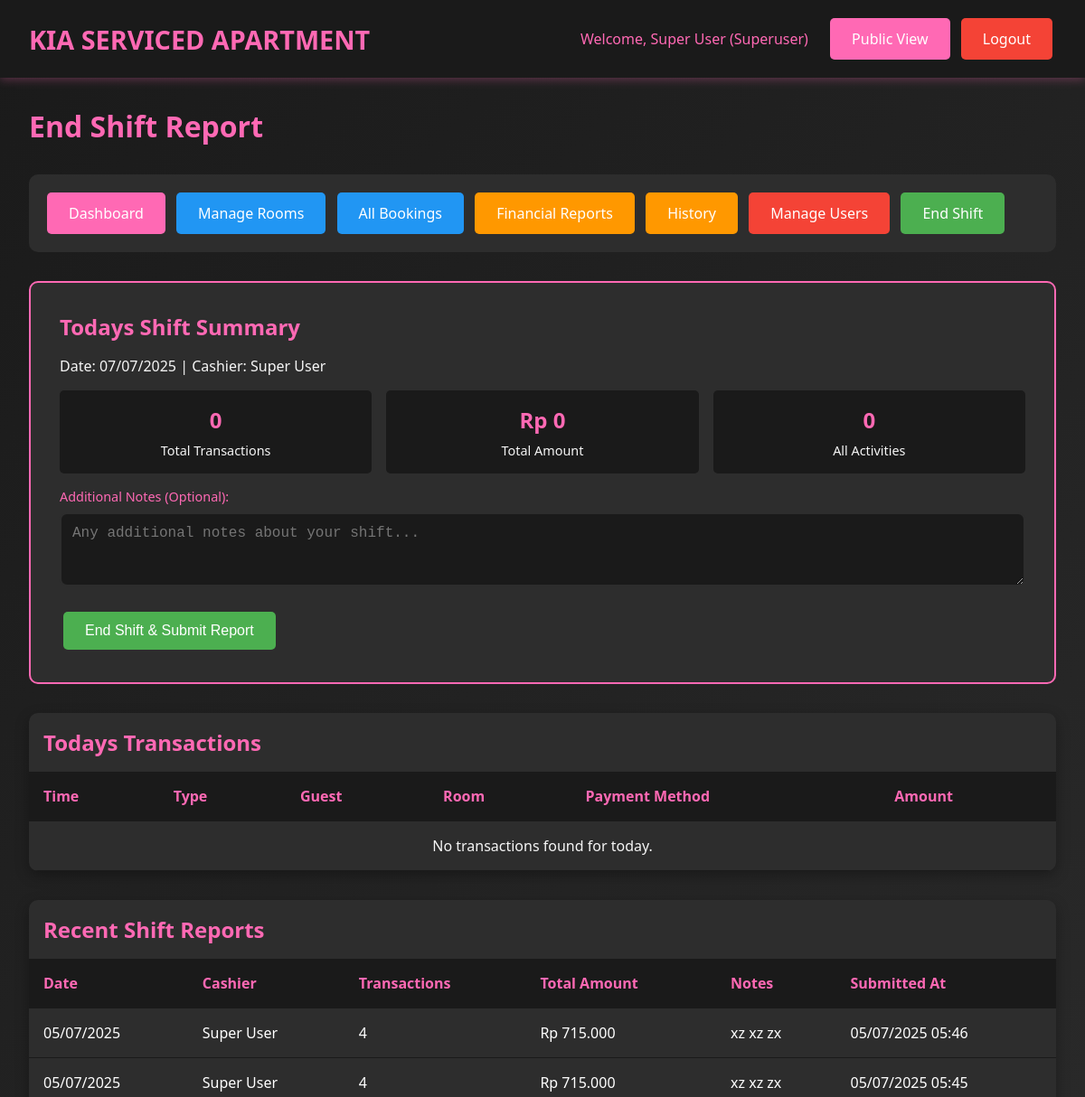
The page /admin/shift_report.php (signed in, upper part) on the database as committed earlier.
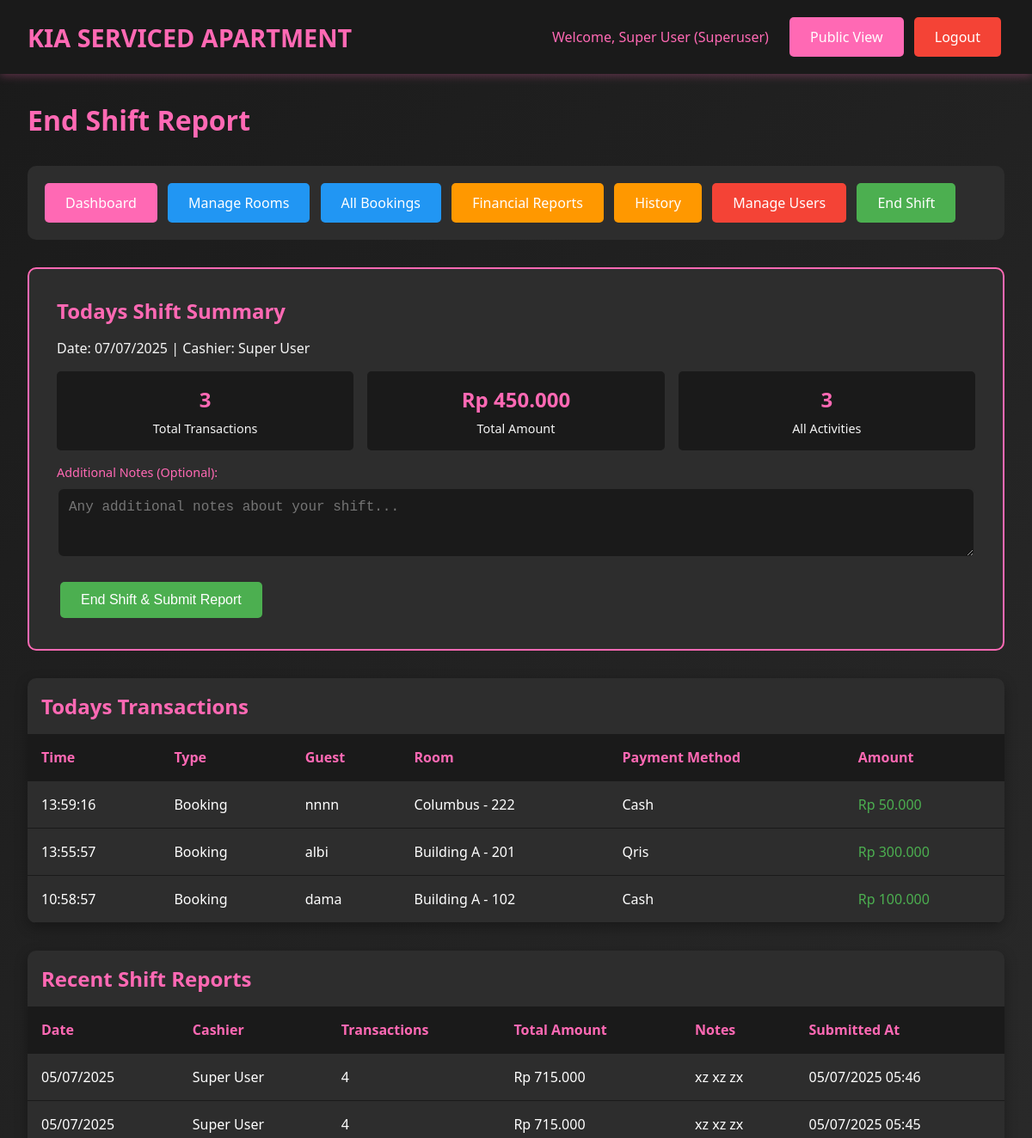
The same page on the database as committed later.
### tables this page shows
CREATE TABLE `shift_reports` (
  `id` int(11) NOT NULL,
  `user_id` int(11) NOT NULL,
  `shift_date` date NOT NULL,
  `total_transactions` int(11) DEFAULT '0',
  `total_amount` decimal(10,2) DEFAULT '0.00',
  `notes` text,
  `created_at` timestamp NOT NULL DEFAULT CURRENT_TIMESTAMP
);

CREATE TABLE `users` (
  `id` int(11) NOT NULL,
  `username` varchar(50) NOT NULL,
  `password` varchar(255) NOT NULL,
  `full_name` varchar(100) NOT NULL,
  `role` enum('superuser','admin','cashier') NOT NULL,
  `created_at` timestamp NOT NULL DEFAULT CURRENT_TIMESTAMP,
  `updated_at` timestamp NOT NULL DEFAULT CURRENT_TIMESTAMP ON UPDATE CURRENT_TIMESTAMP
);

CREATE TABLE `transactions` (
  `id` int(11) NOT NULL,
  `booking_id` int(11) NOT NULL,
  `transaction_type` enum('booking','extra_time','refund') NOT NULL,
  `amount` decimal(10,2) NOT NULL,
  `payment_method` varchar(50) NOT NULL,
  `transaction_date` datetime DEFAULT CURRENT_TIMESTAMP,
  `created_by` int(11) NOT NULL,
  `notes` text
);

CREATE TABLE `bookings` (
  `id` int(11) NOT NULL,
  `room_id` int(11) NOT NULL,
  `guest_name` varchar(100) NOT NULL,
  `arrival_time` datetime NOT NULL,
  `phone_number` varchar(20) NOT NULL,
  `duration_type` enum('transit','fullday') NOT NULL,
  `duration_hours` int(11) NOT NULL,
  `price_amount` decimal(10,2) NOT NULL,
  `payment_method` varchar(50) NOT NULL,
  `deposit_type` enum('cash','id_card','no_deposit') NOT NULL,
  `deposit_amount` decimal(10,2) DEFAULT '0.00',
  `notes` text,
  `status` enum('booked','checkin','checkout','cancelled','no_show','completed') DEFAULT 'booked',
  `checkin_time` datetime DEFAULT NULL,
  `checkout_time` datetime DEFAULT NULL,
  `extra_time_hours` int(11) DEFAULT '0',
  `extra_time_amount` decimal(10,2) DEFAULT '0.00',
  `refund_amount` decimal(10,2) DEFAULT '0.00',
  `refund_method` varchar(50) DEFAULT NULL,
  `created_by` int(11) NOT NULL,
  `created_at` timestamp NOT NULL DEFAULT CURRENT_TIMESTAMP,
  `updated_at` timestamp NOT NULL DEFAULT CURRENT_TIMESTAMP ON UPDATE CURRENT_TIMESTAMP
);

CREATE TABLE `rooms` (
  `id` int(11) NOT NULL,
  `location` varchar(100) NOT NULL,
  `floor_number` int(11) NOT NULL,
  `room_number` varchar(20) NOT NULL,
  `room_type` varchar(50) NOT NULL,
  `wifi_name` varchar(100) DEFAULT NULL,
  `wifi_password` varchar(100) DEFAULT NULL,
  `status` enum('ready','booked','checkin','checkout') DEFAULT 'ready',
  `created_at` timestamp NOT NULL DEFAULT CURRENT_TIMESTAMP,
  `updated_at` timestamp NOT NULL DEFAULT CURRENT_TIMESTAMP ON UPDATE CURRENT_TIMESTAMP
);

### includes/config.php (called while the page is built, shortened)
<?php
function isLoggedIn() {
    return isset($_SESSION['user_id']);
}
function getUserRole() {
    return $_SESSION['user_role'] ?? null;
}
function hasPermission($required_roles) {
    $user_role = getUserRole();
    return in_array($user_role, $required_roles);
}
function formatCurrency($amount) {
    return 'Rp ' . number_format($amount, 0, ',', '.');
}
function formatDateTime($datetime) {
    return date('d/m/Y H:i', strtotime($datetime));
}
function formatDate($date) {
    return date('d/m/Y', strtotime($date));
}
?>

### admin/shift_report.php (the view, shortened to what the changed rows need)
<?php
require_once "../includes/config.php";
$stmt = $pdo->prepare("SELECT t.*, b.guest_name, r.room_number, r.location
                      FROM transactions t
                      JOIN bookings b ON t.booking_id = b.id
                      JOIN rooms r ON b.room_id = r.id
                      WHERE DATE(t.transaction_date) = CURDATE()
                      AND t.created_by = ?
                      ORDER BY t.transaction_date DESC");
$stmt->execute([$_SESSION["user_id"]]);
$today_transactions = $stmt->fetchAll();
$total_transactions = 0;
$total_amount = 0;
foreach ($today_transactions as $transaction) {
    if ($transaction["amount"] > 0) {
        $total_transactions++;
        $total_amount += $transaction["amount"];
    }
}
?>
<!DOCTYPE html>
<html lang="id">
<head>
    <link rel="stylesheet" href="../assets/css/style.css">
</head>
<body>
    <div class="container">
        <h1 style="color: var(--primary-pink); margin-bottom: 2rem;">End Shift Report</h1>
        <div class="shift-summary">
            <h2 style="color: var(--primary-pink); margin-bottom: 1rem;">Todays Shift Summary</h2>
            <div class="summary-grid">
                <div class="summary-item">
                    <div class="summary-number"><?php echo $total_transactions; ?></div>
                    <div class="summary-label">Total Transactions</div>
                </div>
                <div class="summary-item">
                    <div class="summary-number"><?php echo formatCurrency($total_amount); ?></div>
                    <div class="summary-label">Total Amount</div>
                </div>
                <div class="summary-item">
                    <div class="summary-number"><?php echo count($today_transactions); ?></div>
                    <div class="summary-label">All Activities</div>
                </div>
            </div>
        </div>
        <div class="table-container">
            <h2 style="color: var(--primary-pink); margin: 1rem;">Todays Transactions</h2>
            <table class="table">
                <thead>
                    <tr>
                        <th>Time</th>
                        <th>Type</th>
                        <th>Guest</th>
                        <th>Room</th>
                        <th>Payment Method</th>
                        <th>Amount</th>
                    </tr>
                </thead>
                <tbody>
                    <?php if (empty($today_transactions)): ?>
                    <tr>
                        <td colspan="6" style="text-align: center; color: var(--light-gray);">
                            No transactions found for today.
                        </td>
                    </tr>
                    <?php else: ?>
                        <?php foreach ($today_transactions as $transaction): ?>
                        <tr>
                            <td><?php echo date("H:i:s", strtotime($transaction["transaction_date"])); ?></td>
                            <td><?php echo ucfirst(str_replace("_", " ", $transaction["transaction_type"])); ?></td>
                            <td><?php echo htmlspecialchars($transaction["guest_name"]); ?></td>
                            <td><?php echo htmlspecialchars($transaction["location"] . " - " . $transaction["room_number"]); ?></td>
                            <td><?php echo ucfirst($transaction["payment_method"]); ?></td>
                            <td style="color: <?php echo $transaction["amount"] >= 0 ? "var(--success)" : "var(--danger)"; ?>">
                                <?php echo formatCurrency($transaction["amount"]); ?>
                            </td>
                        </tr>
                        <?php endforeach; ?>
                    <?php endif; ?>
                </tbody>
            </table>
        </div>
        <?php if (hasPermission(["admin", "superuser"])): ?>
            <?php
            $stmt = $pdo->prepare("SELECT sr.*, u.full_name
                                  FROM shift_reports sr
                                  JOIN users u ON sr.user_id = u.id
                                  ORDER BY sr.shift_date DESC, sr.created_at DESC
                                  LIMIT 10");
            $stmt->execute();
            $recent_reports = $stmt->fetchAll();
            ?>
            <div class="table-container">
                <h2 style="color: var(--primary-pink); margin: 1rem;">Recent Shift Reports</h2>
                <table class="table">
                    <thead>
                        <tr>
                            <th>Date</th>
                            <th>Cashier</th>
                            <th>Transactions</th>
                            <th>Total Amount</th>
                            <th>Notes</th>
                            <th>Submitted At</th>
                        </tr>
                    </thead>
                    <tbody>
                        <?php foreach ($recent_reports as $report): ?>
                        <tr>
                            <td><?php echo formatDate($report["shift_date"]); ?></td>
                            <td><?php echo htmlspecialchars($report["full_name"]); ?></td>
                            <td><?php echo $report["total_transactions"]; ?></td>
                            <td><?php echo formatCurrency($report["total_amount"]); ?></td>
                            <td><?php echo htmlspecialchars($report["notes"] ?: "-"); ?></td>
                            <td><?php echo formatDateTime($report["created_at"]); ?></td>
                        </tr>
                        <?php endforeach; ?>
                    </tbody>
                </table>
            </div>
        <?php endif; ?>
    </div>
</body>
</html>

Rows that differ between the two databases and show on the page:
added transactions: transaction_date "13:59:16", transaction_type "Booking", booking.guest_name "nnnn", rooms.location+room_number "Columbus - 222", payment_method "Cash", amount "Rp 50.000"
added transactions: transaction_date "13:55:57", transaction_type "Booking", booking.guest_name "albi", rooms.location+room_number "Building A - 201", payment_method "Qris", amount "Rp 300.000"
added transactions: transaction_date "10:58:57", transaction_type "Booking", booking.guest_name "dama", rooms.location+room_number "Building A - 102", payment_method "Cash", amount "Rp 100.000"
Other text that changed with them:
$total_transactions: "0" → "3"
formatCurrency($total_amount): "Rp 0" → "Rp 450.000"
count($today_transactions): "0" → "3"
text no longer shown: "No transactions found for today."
